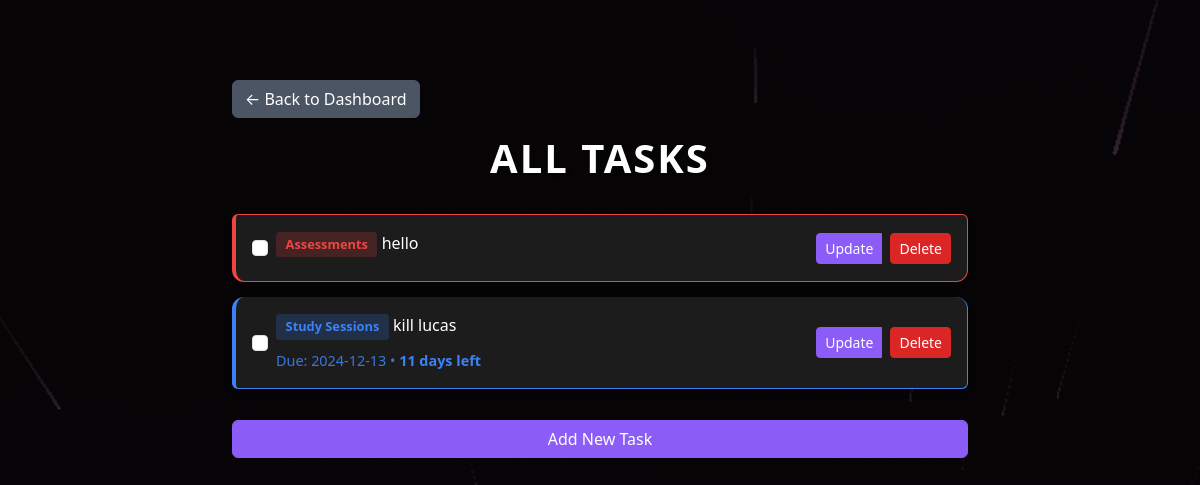
Before: /all_todos (signed in) with the older database file.
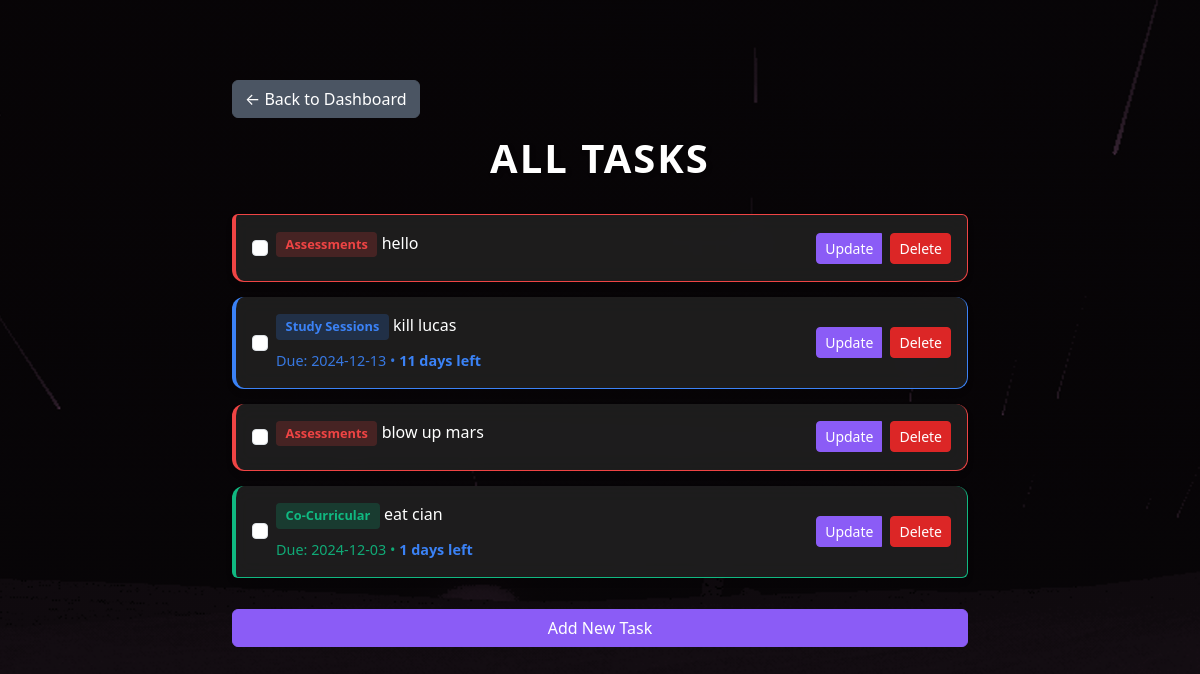
After: the same page with the newer database file.
### flask_app/setup_db.py (models this page shows)
class ToDo(Base):
    __tablename__ = 'todo'
    id = Column(Integer, primary_key=True)
    task = Column(String, nullable=False)
    category = Column(String, nullable=False)
    completed = Column(Boolean, default=False)
    due_date = Column(DateTime, nullable=True)
    user_id = Column(Integer, ForeignKey('users.id'), nullable=False)
    user = relationship('User', back_populates='todos')

### flask_app/app.py (the view)
@app.route('/all_todos')
def all_todos():
    if "user_id" not in session:
        flash("Please log in to view todos.", "warning")
        return redirect('/login')
    user_id = session["user_id"]
    todos = db_session.query(ToDo).filter_by(user_id=user_id).all()
    return render_template('all_todos.html', todos=todos)

### flask_app/app.py (called while the page is built)
def calculate_days(due_date):
    if not due_date:
        return None
    today = datetime.now().date()
    days_remaining = (due_date.date() - today).days
    if days_remaining < 0:
        return 'Overdue'
    elif days_remaining == 0:
        return 'Due today'
    else:
        return f'{days_remaining} days left'

### flask_app/templates/all_todos.html (shortened to what this page needs)
<!DOCTYPE html>
<html lang="en">
<head>
    <link href="https://cdn.jsdelivr.net/npm/bootstrap@5.3.0-alpha3/dist/css/bootstrap.min.css" rel="stylesheet">
</head>
<body>
    <div class="container mt-5">
        <a href="{{ url_for('dashboard') }}" class="btn btn-secondary mb-3">← Back to Dashboard</a>
        <h1>All Tasks</h1>
        <div class="mt-4">
            {% if todos %}
                <ul class="list-group">
                    {% for todo in todos %}
                    <li class="list-group-item category-{{ todo.category.replace(' ', '-') }} d-flex justify-content-between align-items-center">
                        <div class="d-flex align-items-center">
                            <form action="{{ url_for('toggle_todo', todo_id=todo.id) }}" method="POST" class="d-inline me-2">
                                <input type="checkbox" class="form-check-input" onchange="this.form.submit()"
                                       {% if todo.completed %}checked{% endif %}>
                            </form>
                            <div>
                                <div class="category-label category-label-{{ todo.category.replace(' ', '-') }}">
                                    {{ todo.category }}
                                </div>
                                <span {% if todo.completed %}class="text-decoration-line-through"{% endif %}>{{ todo.task }}</span>
                                {% if todo.due_date %}
                                    <br>
                                    <small class="text-muted due-date">
                                        Due: {{ todo.due_date.strftime('%Y-%m-%d') }}
                                        {% set days = calculate_days(todo.due_date) %}
                                        {% if days %}
                                            • <span class="{% if days == 'Overdue' %}text-danger{% elif days == 'Due today' %}text-warning{% else %}text-info{% endif %}">
                                                {{ days }}
                                            </span>
                                        {% endif %}
                                    </small>
                                {% endif %}
                            </div>
                        </div>
                        <div class="btn-group">
                            <a href="{{ url_for('update_todo', todo_id=todo.id) }}" class="btn btn-sm btn-primary me-2">Update</a>
                            <form action="{{ url_for('delete_todo', todo_id=todo.id) }}" method="POST" class="d-inline">
                                <button type="submit" class="btn btn-sm btn-danger">Delete</button>
                            </form>
                        </div>
                    </li>
                    {% endfor %}
                </ul>
            {% else %}
                <p class="text-center">No tasks found.</p>
            {% endif %}
        </div>
        <div class="mt-3">
            <a href="{{ url_for('add_todo') }}" class="btn btn-primary w-100 btn-add-task">Add New Task</a>
        </div>
    </div>
</body>
</html>

Changed rows visible on the page:
added ToDo: category "Assessments", task "blow up mars"
added ToDo: category "Co-Curricular", task "eat cian", due_date "2024-12-03", days "1 days left"
